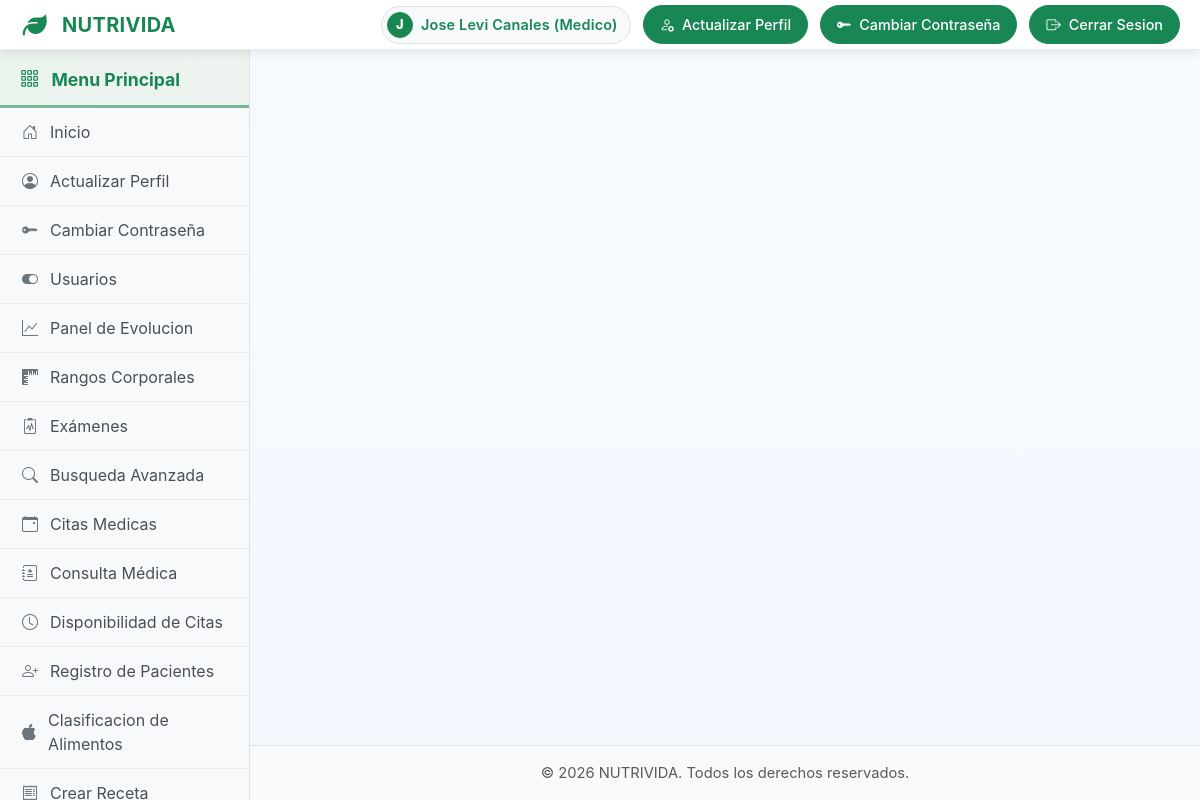
/Menuprincipal.php (signed in), run on the app's committed database.
### tables this page shows
CREATE TABLE `usuarios` (
  `id_usuarios` int(15) NOT NULL,
  `Nombre_completo` varchar(50) NOT NULL,
  `sexo` enum('M','F') NOT NULL DEFAULT 'M',
  `Correo_electronico` varchar(50) NOT NULL,
  `Usuario` varchar(50) NOT NULL,
  `Contrasena` varchar(255) NOT NULL,
  `rol` enum('Medico','Paciente','Administrador') NOT NULL DEFAULT 'Paciente',
  `imagen` varchar(500) DEFAULT NULL,
  `especialidad` varchar(255) DEFAULT NULL,
  `telefono` varchar(30) DEFAULT NULL
);

### Menuprincipal.php (the view, shortened to what this page needs)
<?php
require_once __DIR__ . '/db_connection.php';
$userId = (int)($_SESSION['id_usuarios'] ?? 0);
$userName = $_SESSION['nombre'] ?? '';
$userRole = $_SESSION['rol'] ?? 'Paciente';
if ($userId > 0) {
    if ($stmt = $conexion->prepare('SELECT Nombre_completo, Rol FROM usuarios WHERE id_usuarios = ? LIMIT 1')) {
        $stmt->bind_param('i', $userId);
        $stmt->execute();
        $stmt->bind_result($dbName, $dbRole);
        if ($stmt->fetch()) {
            if ($dbName) {
                $userName = $dbName;
            }
            if ($dbRole) {
                $userRole = $dbRole;
            }
        }
    }
}
$menuItems = [
    'actualizar_perfil' => ['Medico', 'Administrador', 'Paciente'],
    'estado_paciente' => ['Medico', 'Administrador'],
    'panel_evolucion' => ['Medico', 'Paciente', 'Administrador'],
    'examenes' => ['Medico', 'Paciente', 'Administrador'],
    'busqueda_avanzada' => ['Medico', 'Administrador'],
    'citas_medicas' => ['Medico', 'Administrador'],
    'disponibilidad_citas' => ['Medico', 'Administrador', 'Paciente'],
    'registro_pacientes' => ['Medico', 'Administrador'],
    'registro_alimentos' => ['Paciente'],
    'clasificacion_alimentos' => ['Medico', 'Administrador'],
    'crear_receta' => ['Medico', 'Administrador'],
    'gestion_receta' => ['Medico', 'Administrador', 'Paciente'],
    'cambiar_contrasena' => ['Medico', 'Administrador', 'Paciente'],
    'seguimiento_ejercicio' => ['Paciente'],
    'retroalimentacion' => ['Medico', 'Paciente', 'Administrador']
    ,'estadisticas_medico' => ['Administrador'],
    'consulta_medica' => ['Medico', 'Administrador'],
    'edicion_inicio' => ['Administrador'],
    'rangos_corporales' => ['Medico', 'Paciente', 'Administrador']
];
function hasAccess($itemKey, $userRole, $menuItems) {
    return isset($menuItems[$itemKey]) && in_array($userRole, $menuItems[$itemKey], true);
}
function e($str) { return htmlspecialchars((string)$str, ENT_QUOTES, 'UTF-8'); }
?>
<!DOCTYPE html>
<html lang="es">
<head>
    <link href="https://cdn.jsdelivr.net/npm/bootstrap@5.3.0/dist/css/bootstrap.min.css" rel="stylesheet">
    <link rel="stylesheet" href="https://cdnjs.cloudflare.com/ajax/libs/font-awesome/6.4.0/css/all.min.css">
    <link rel="stylesheet" href="https://cdn.jsdelivr.net/npm/bootstrap-icons@1.10.0/font/bootstrap-icons.css">
</head>
<body>
    <header class="topbar" role="banner">
        <div class="topbar__inner">
            <div class="brand" aria-label="NUTRIVIDA">
                <span class="brand__logo" aria-hidden="true">
                    <i class="fas fa-leaf"></i>
                </span>
                <span class="brand__name">NUTRIVIDA</span>
            </div>
            <div class="topbar__actions">
                <div class="user-pill-wrapper">
                    <span class="user-pill" id="userPill" title="Usuario actual - <?php echo e($userRole); ?>">
                        <span class="user-avatar" aria-hidden="true"><?php echo e(mb_strtoupper(mb_substr($userName, 0, 1, 'UTF-8'), 'UTF-8')); ?></span>
                        <span class="user-name-text"><?php echo e($userName ?: 'Usuario'); ?> (<?php echo e($userRole); ?>)</span>
                    </span>
                </div>
                <?php if (hasAccess('actualizar_perfil', $userRole, $menuItems)): ?>
                <a href="Actualizar_perfil.php" target="main-content" class="hide-xs">
                    <i class="bi bi-person-gear me-1"></i><span class="action-text"> Actualizar Perfil</span>
                </a>
                <?php endif; ?>
                <?php if (hasAccess('cambiar_contrasena', $userRole, $menuItems)): ?>
                <a href="Cambiar_Contrasena.php" target="main-content" class="hide-xs">
                    <i class="bi bi-key-fill me-1"></i><span class="action-text"> Cambiar Contraseña</span>
                </a>
                <?php endif; ?>
                <a href="Login.php">
                    <i class="bi bi-box-arrow-right me-1"></i><span class="action-text"> Cerrar Sesion</span>
                </a>
            </div>
        </div>
    </header>
    <div class="container-fluid">
        <div class="row">
            <nav class="sidebar">
                <div class="position-sticky">
                    <h5 class="sidebar-heading" onclick="toggleSidebar()">
                        <i class="bi bi-grid-3x3-gap"></i>
                        <span>Menu Principal</span>
                    </h5>
                    <ul class="nav flex-column">
                        <li class="nav-item">
                            <a class="nav-link" href="inicio.php" target="main-content">
                                <i class="bi bi-house-door"></i> Inicio
                            </a>
                        </li>
                        <?php if (hasAccess('actualizar_perfil', $userRole, $menuItems)): ?>
                        <li class="nav-item">
                            <a class="nav-link" href="Actualizar_perfil.php" target="main-content">
                                <i class="bi bi-person-circle"></i> Actualizar Perfil
                            </a>
                        </li>
                        <?php endif; ?>
                        <?php if (hasAccess('cambiar_contrasena', $userRole, $menuItems)): ?>
                        <li class="nav-item">
                            <a class="nav-link" href="Cambiar_Contrasena.php" target="main-content">
                                <i class="bi bi-key-fill"></i> Cambiar Contraseña
                            </a>
                        </li>
                        <?php endif; ?>
                        <?php if (hasAccess('estado_paciente', $userRole, $menuItems)): ?>
                        <li class="nav-item">
                            <a class="nav-link" href="Activar_desactivar_paciente.php" target="main-content">
                                <i class="bi bi-toggle-on"></i> Usuarios
                            </a>
                        </li>
                        <?php endif; ?>
                        <?php if (hasAccess('panel_evolucion', $userRole, $menuItems)): ?>
                        <li class="nav-item">
                            <a class="nav-link" href="panelevolucionpaciente.php" target="main-content">
                                <i class="bi bi-graph-up"></i> Panel de Evolucion
                            </a>
                        </li>
                        <?php endif; ?>
                        <?php if (hasAccess('rangos_corporales', $userRole, $menuItems)): ?>
                        <li class="nav-item">
                            <a class="nav-link" href="RangosCorporales.php" target="main-content">
                                <i class="bi bi-rulers"></i> Rangos Corporales
                            </a>
                        </li>
                        <?php endif; ?>
                        <?php if (hasAccess('examenes', $userRole, $menuItems)): ?>
                        <li class="nav-item">
                            <a class="nav-link" href="Examenes.php" target="main-content">
                                <i class="bi bi-clipboard2-pulse"></i> Exámenes
                            </a>
                        </li>
                        <?php endif; ?>
                        <?php if (hasAccess('busqueda_avanzada', $userRole, $menuItems)): ?>
                        <li class="nav-item">
                            <a class="nav-link" href="Busqueda_avanzada.php" target="main-content">
                                <i class="bi bi-search"></i> Busqueda Avanzada
                            </a>
                        </li>
                        <?php endif; ?>
                        <?php if (hasAccess('citas_medicas', $userRole, $menuItems)): ?>
                        <li class="nav-item">
                            <a class="nav-link" href="citas_medico.php" target="main-content">
                                <i class="bi bi-calendar-event"></i> Citas Medicas
                            </a>
                        </li>
                        <?php endif; ?>
                        <?php if (hasAccess('consulta_medica', $userRole, $menuItems)): ?>
                        <li class="nav-item">
                            <a class="nav-link" href="Consulta_Medica.php" target="main-content">
                                <i class="bi bi-journal-medical"></i> Consulta Médica
                            </a>
                        </li>
                        <?php endif; ?>
                        <?php if (hasAccess('disponibilidad_citas', $userRole, $menuItems)): ?>
                        <li class="nav-item">
                            <a class="nav-link" href="Disponibilidad_citas.php" target="main-content">
                                <i class="bi bi-clock"></i> Disponibilidad de Citas
                            </a>
                        </li>
                        <?php endif; ?>
                        <?php if (hasAccess('registro_pacientes', $userRole, $menuItems)): ?>
                        <li class="nav-item">
                            <a class="nav-link" href="Registropacientes.php" target="main-content">
                                <i class="bi bi-person-plus"></i> Registro de Pacientes
                            </a>
                        </li>
                        <?php endif; ?>
                        <?php if (hasAccess('clasificacion_alimentos', $userRole, $menuItems)): ?>
                        <li class="nav-item">
                            <a class="nav-link" href="Clasificacion_alimentos.php" target="main-content">
                                <i class="bi bi-apple"></i> Clasificacion de Alimentos
                            </a>
                        </li>
                        <?php endif; ?>
                        <?php if (hasAccess('crear_receta', $userRole, $menuItems)): ?>
                        <li class="nav-item">
                            <a class="nav-link" href="Crear_Receta.php" target="main-content">
                                <i class="bi bi-receipt"></i> Crear Receta
                            </a>
                        </li>
                        <?php endif; ?>
                    </ul>
                </div>
            </nav>
            <main>
                <iframe name="main-content" src="inicio.php"></iframe>
            </main>
        </div>
    </div>
    <footer class="text-center text-muted py-3">
        © <span id="year"></span> NUTRIVIDA. Todos los derechos reservados.
    </footer>
</body>
</html>

### Menuprincipal.php (style rules this page uses)
:root { --primary-900: #0d5132; --primary-700: #146c43; --primary-500: #198754; --primary-300: #75b798; --white: #ffffff; --text-900: #0b1b34; --text-700: #22426e; --shadow: 0 10px 25px rgba(25, 135, 84, 0.18); --radius-lg: 16px; --radius-md: 12px; --radius-sm: 10px; }
* { box-sizing: border-box; }
html, body { height: 100%; }
body { margin: 0; font-family: -apple-system, BlinkMacSystemFont, "Segoe UI", Roboto, Oxygen, Ubuntu, Cantarell, "Helvetica Neue", Arial, "Noto Sans", "Apple Color Emoji", "Segoe UI Emoji", "Segoe UI Symbol", sans-serif; color: var(--text-900); background: linear-gradient(180deg, #f7fbff 0%, #f3f8ff 100%); overflow-x: hidden; }
a { color: inherit; text-decoration: none; }
* { -ms-overflow-style: none; scrollbar-width: none; }
.topbar { position: sticky; top: 0; z-index: 50; background: #ffffff; color: #198754; box-shadow: 0 2px 10px rgba(0, 0, 0, 0.1); border-bottom: 1px solid #e9ecef; }
.topbar__inner { width: 100%; height: 100%; margin: 0; padding: 8px 20px; display: flex; align-items: center; justify-content: space-between; gap: 16px; max-width: none; }
.brand { display: flex; align-items: center; gap: 12px; font-weight: 700; letter-spacing: .3px; margin-left: 0; flex-shrink: 0; }
.brand__logo { width: 30px; height: 30px; display: inline-flex; align-items: center; justify-content: center; }
.brand__logo i { font-size: 24px; color: #198754; }
.brand__name { font-size: 1.25rem; font-weight: 700; color: #198754; }
.topbar__actions { display: flex; align-items: center; gap: 12px; margin-right: 0; }
.topbar__actions a { display: inline-block; padding: 8px 16px; background: #198754; border: 1px solid #198754; border-radius: 20px; color: #fff; font-size: .9rem; font-weight: 500; transition: all .2s ease; white-space: nowrap; }
.user-pill { display: inline-flex; align-items: center; gap: 8px; padding: 5px 12px 5px 5px; background: #f8f9fa; border: 1px solid #dee2e6; border-radius: 20px; color: #198754; font-weight: 600; letter-spacing: .2px; white-space: nowrap; font-size: .9rem; cursor: pointer; transition: all 0.2s ease; position: relative; }
.user-avatar { width: 26px; height: 26px; border-radius: 50%; display: inline-flex; align-items: center; justify-content: center; background: #198754; color: #ffffff; font-weight: 800; font-size: .8rem; border: 1px solid #198754; }
.user-pill-wrapper { position: relative; }
body { padding-top: 50px; }
.topbar { position: fixed; top: 0; left: 0; right: 0; width: 100%; height: 50px; z-index: 1000; background: #ffffff; color: #28a745; box-shadow: 0 2px 10px rgba(0, 0, 0, 0.1); border-bottom: 1px solid #e9ecef; }
.container-fluid { padding: 0; height: calc(100vh - 50px); }
.row { height: 100%; margin: 0; }
.sidebar { position: fixed; top: 50px; left: 0; width: 250px !important; height: calc(100vh - 50px); background: #f8f9fa; border-right: 1px solid #dee2e6; overflow-y: auto; z-index: 999; padding: 0; }
.sidebar .nav-link { display: flex; align-items: center; padding: 12px 20px; color: #495057; text-decoration: none; border-bottom: 1px solid #e9ecef; transition: all 0.2s ease; }
.sidebar .nav-link i { margin-right: 10px; width: 20px; text-align: center; color: #6c757d; transition: color 0.2s ease; }
.sidebar-heading { font-size: 1.1rem; font-weight: 700; color: #198754; margin: 0; padding: 18px 20px 14px; border-bottom: 3px solid var(--primary-300); background: linear-gradient(135deg, rgba(76,175,80,.08), rgba(46,125,50,.05)); cursor: pointer; transition: all 0.3s ease; }
.sidebar-heading i { display: inline-block; font-size: 1.2rem; margin-right: 8px; transition: transform 0.3s ease; }
.sidebar { position: fixed; top: 50px; left: 0; width: 250px !important; height: calc(100vh - 50px); background: #f8f9fa; border-right: 1px solid #dee2e6; overflow-y: auto; z-index: 999; padding: 0; transition: transform 0.3s ease; }
main { margin-left: 250px !important; width: calc(100% - 250px) !important; height: calc(100vh - 50px); padding: 0 !important; overflow: hidden; transition: margin-left 0.3s ease, width 0.3s ease; }
main iframe { width: 100% !important; height: 100% !important; border: none !important; margin: 0; padding: 0; }
footer { text-align: center; color: #5b7aa7; font-size: .92rem; padding: 18px 0 42px; position: fixed; bottom: 0; left: 250px; right: 0; background: rgba(248, 249, 250, 0.95); border-top: 1px solid #dee2e6; }

### data on the page
usuarios: Nombre_completo "J", Nombre_completo "Jose Levi Canales", rol "Medico"
